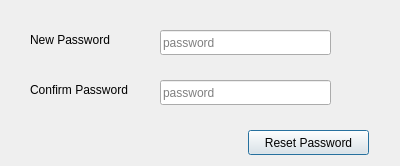
<?xml version="1.0" encoding="UTF-8"?>
<ui version="4.0">
    <class>user</class>
    <widget class="QDialog" name="user">
        <property name="geometry">
            <rect>
                <x>0</x>
                <y>0</y>
                <width>400</width>
                <height>166</height>
            </rect>
        </property>
        <property name="windowTitle">
            <string>user</string>
        </property>
        <widget class="QLabel" name="label_2">
            <property name="geometry">
                <rect>
                    <x>30</x>
                    <y>20</y>
                    <width>111</width>
                    <height>40</height>
                </rect>
            </property>
            <property name="text">
                <string>New Password</string>
            </property>
        </widget>
        <widget class="QLineEdit" name="LE_password">
            <property name="geometry">
                <rect>
                    <x>160</x>
                    <y>30</y>
                    <width>171</width>
                    <height>25</height>
                </rect>
            </property>
            <property name="text">
                <string/>
            </property>
            <property name="maxLength">
                <number>32767</number>
            </property>
            <property name="echoMode">
                <enum>QLineEdit::Password</enum>
            </property>
            <property name="placeholderText">
                <string>password</string>
            </property>
        </widget>
        <widget class="QLineEdit" name="LE_password2">
            <property name="geometry">
                <rect>
                    <x>160</x>
                    <y>80</y>
                    <width>171</width>
                    <height>25</height>
                </rect>
            </property>
            <property name="text">
                <string/>
            </property>
            <property name="maxLength">
                <number>32767</number>
            </property>
            <property name="echoMode">
                <enum>QLineEdit::Password</enum>
            </property>
            <property name="placeholderText">
                <string>password</string>
            </property>
        </widget>
        <widget class="QLabel" name="label_3">
            <property name="geometry">
                <rect>
                    <x>30</x>
                    <y>70</y>
                    <width>131</width>
                    <height>40</height>
                </rect>
            </property>
            <property name="text">
                <string>Confirm Password</string>
            </property>
        </widget>
        <widget class="QPushButton" name="BTN_resetPass">
            <property name="geometry">
                <rect>
                    <x>248</x>
                    <y>130</y>
                    <width>121</width>
                    <height>25</height>
                </rect>
            </property>
            <property name="text">
                <string>Reset Password</string>
            </property>
        </widget>
    </widget>
    <resources/>
    <connections/>
</ui>
